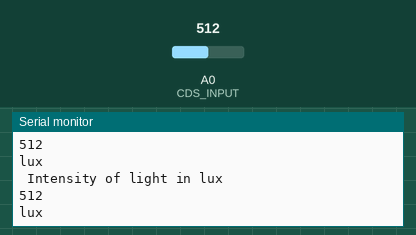
This sketch was run on a simulated Arduino Uno, built with avr-gcc and run on an emulated ATmega328P. On the bench: the last lines printed to the serial monitor. The test bench sets the inputs (shaded band); at power-on: A0 (CDS_INPUT) = 512.

Above: at 1.8 s.
1.9 s: A0 (CDS_INPUT) set to 716
At 2.6 s:
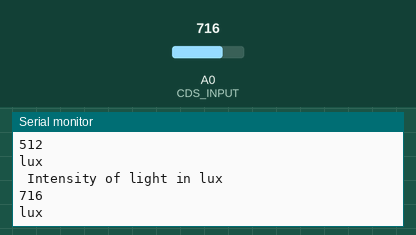
3.4 s: A0 (CDS_INPUT) set to 900
At 4.8 s:
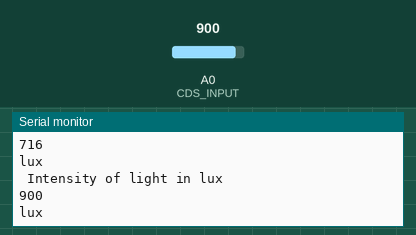
Timing chart, 0 to 6.4 s (numbered marks = the images above; inputs shaded):
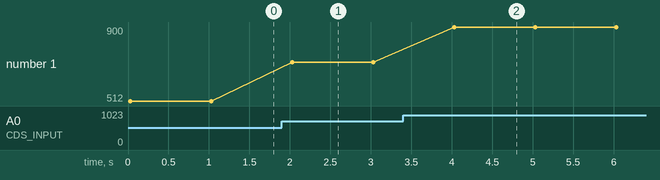

Measured:
- after the input at 1.9 s, the serial monitor: prints a new line after 0.13 s (image 1)
- after the input at 3.4 s, the serial monitor: prints a new line after 0.63 s (image 2)
- plotted number 1: 512 → 716 after the input at 1.9 s, 716 → 900 after the input at 3.4 s

The sketch:

Plot.ino
```cpp
// Sets initial value to 0
#define CDS_INPUT 0

void setup() {
  Serial.begin(9600);
}

void loop() {

  int value = analogRead(CDS_INPUT);

  Serial.println(" Intensity of light in lux");

  //Prints value of light intensity in lux

  Serial.println(value);

  Serial.println("lux \n");

  delay(1000);
}
```
